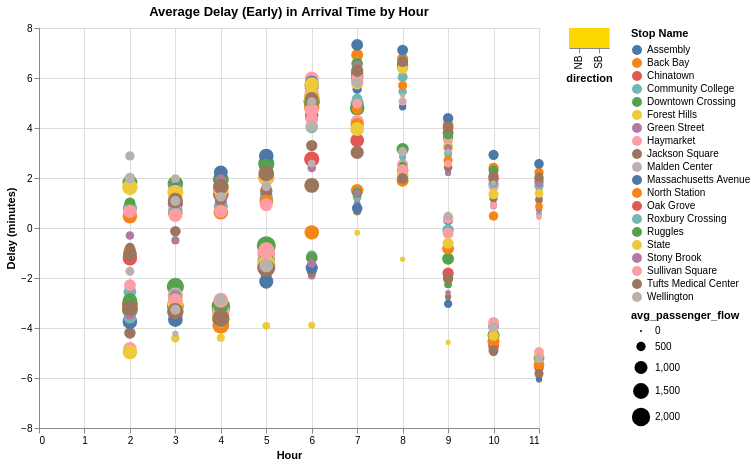

Notebook code for this chart:
### Code cell
# Visualization 4 (Interactive) (Altair)

input_radio = alt.binding_radio(options = [None] + ['Forest Hills', 'Green Street', 'Stony Brook', 'Jackson Square',
             'Roxbury Crossing', 'Ruggles', 'Massachusetts Avenue', 'Back Bay',
             'Tufts Medical Center', 'Chinatown', 'Downtown Crossing', 'State',
             'Haymarket', 'North Station', 'Community College', 'Sullivan Square',
             'Wellington', 'Malden Center', 'Oak Grove', 'Assembly'],
    labels = ['All'] + ['Forest Hills', 'Green Street', 'Stony Brook', 'Jackson Square',
            'Roxbury Crossing', 'Ruggles', 'Massachusetts Avenue', 'Back Bay',
            'Tufts Medical Center', 'Chinatown', 'Downtown Crossing', 'State',
            'Haymarket', 'North Station', 'Community College', 'Sullivan Square',
            'Wellington', 'Malden Center', 'Oak Grove', 'Assembly'],
    name = "Stop: ")

selection_line = alt.selection_point(bind=input_radio, fields=['stop_name'])

selection_direction = alt.selection_point(fields=['direction'])

flow_slider = alt.binding_range(min = 0, max =  3000, step = 10, name = "Average Hourly Passenger Flow: ")
selection_flow = alt.param(value = 100, bind = flow_slider)

chart = alt.Chart(full).mark_circle().encode(
    x = alt.X('hr_pm:Q', title = 'Hour'),
    y = alt.Y('delay_minutes:Q', title = 'Delay (minutes)'),
    color = alt.Color('stop_name:N', title = 'Stop Name'),
    size = 'avg_passenger_flow:Q',
    opacity = alt.condition(selection_direction, alt.value(1), alt.value(0.1)), 
    tooltip = ['stop_name', 'avg_passenger_flow', 'avg_total_ons', 'avg_total_offs', 'delay_minutes']
).properties(
    title = "Average Delay (Early) in Arrival Time by Hour",
    width = 500,
    height = 400
).add_params(
    selection_line,
    selection_flow
).transform_filter(
    alt.datum.avg_passenger_flow >= selection_flow
).transform_filter(
    selection_line
)

legend = alt.Chart(full).mark_rect().encode(
    x = alt.X('direction:N'),
        color=alt.condition(selection_direction, alt.value('gold'), alt.value('lightgray'))
).add_params(
    selection_direction
)

final_chart_lol = chart | legend

final_chart_lol

# final_chart_lol.save("Chart_4.json")

### Figure 1 — Vega-Lite specification as saved in the notebook (floating-point values rounded to 4 significant figures; data arrays with more than 128 entries replaced by an {"elided": "..."} marker saying what was removed)
{"config": {"view": {"continuousWidth": 300, "continuousHeight": 300}}, "hconcat": [{"mark": {"type": "circle"}, "encoding": {"color": {"field": "stop_name", "title": "Stop Name", "type": "nominal"}, "opacity": {"condition": {"param": "param_9", "value": 1}, "value": 0.1}, "size": {"field": "avg_passenger_flow", "type": "quantitative"}, "tooltip": [{"field": "stop_name", "type": "nominal"}, {"field": "avg_passenger_flow", "type": "quantitative"}, {"field": "avg_total_ons", "type": "quantitative"}, {"field": "avg_total_offs", "type": "quantitative"}, {"field": "delay_minutes", "type": "quantitative"}], "x": {"field": "hr_pm", "title": "Hour", "type": "quantitative"}, "y": {"field": "delay_minutes", "title": "Delay (minutes)", "type": "quantitative"}}, "height": 400, "name": "view_6", "title": "Average Delay (Early) in Arrival Time by Hour", "transform": [{"filter": "(datum.avg_passenger_flow >= param_10)"}, {"filter": {"param": "param_8"}}], "width": 500}, {"mark": {"type": "rect"}, "encoding": {"color": {"condition": {"param": "param_9", "value": "gold"}, "value": "lightgray"}, "x": {"field": "direction", "type": "nominal"}}, "name": "view_7"}], "data": {"name": "data-772b33e84e00ed47084d3cfcbb332226"}, "params": [{"name": "param_8", "select": {"type": "point", "fields": ["stop_name"]}, "bind": {"input": "radio", "options": [null, "Forest Hills", "Green Street", "Stony Brook", "Jackson Square", "Roxbury Crossing", "Ruggles", "Massachusetts Avenue", "Back Bay", "Tufts Medical Center", "Chinatown", "Downtown Crossing", "State", "Haymarket", "North Station", "Community College", "Sullivan Square", "Wellington", "Malden Center", "Oak Grove", "Assembly"], "labels": ["All", "Forest Hills", "Green Street", "Stony Brook", "Jackson Square", "Roxbury Crossing", "Ruggles", "Massachusetts Avenue", "Back Bay", "Tufts Medical Center", "Chinatown", "Downtown Crossing", "State", "Haymarket", "North Station", "Community College", "Sullivan Square", "Wellington", "Malden Center", "Oak Grove", "Assembly"], "name": "Stop: "}, "views": ["view_6"]}, {"name": "param_10", "bind": {"input": "range", "max": 3000, "min": 0, "name": "Average Hourly Passenger Flow: ", "step": 10}, "value": 100}, {"name": "param_9", "select": {"type": "point", "fields": ["direction"]}, "views": ["view_7"]}], "$schema": "https://vega.github.io/schema/vega-lite/v5.20.1.json", "datasets": {"data-772b33e84e00ed47084d3cfcbb332226": {"elided": "375 records"}}}
